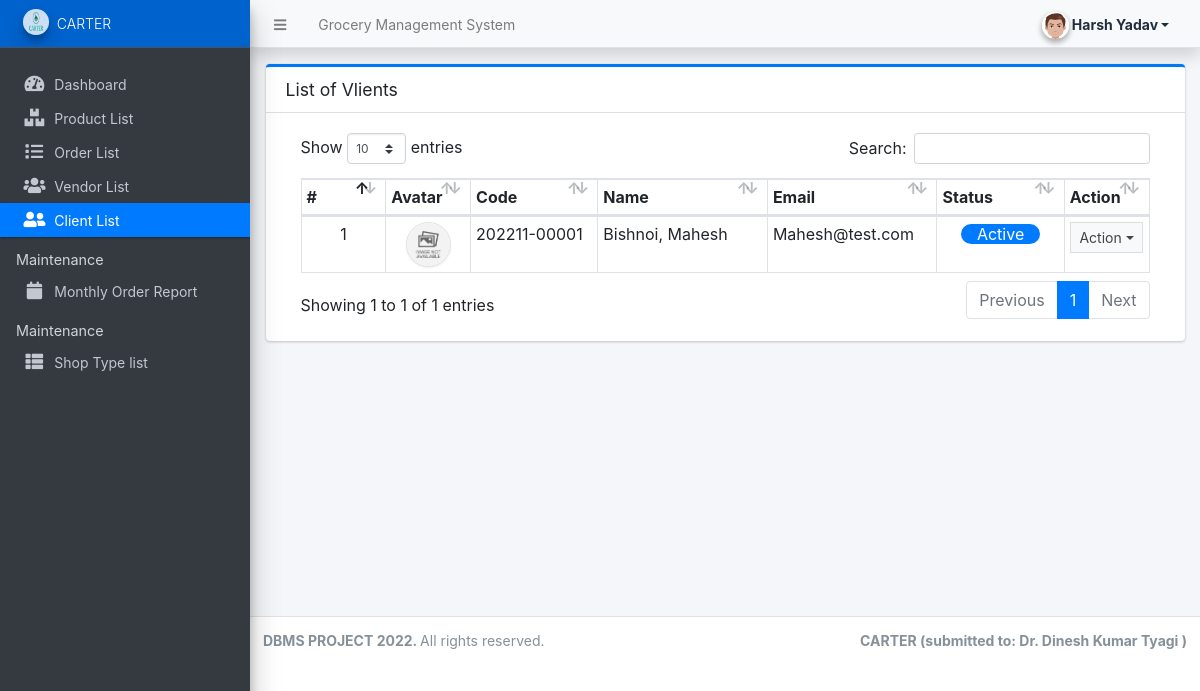
The page /admin/?page=clients (signed in) on the database as committed earlier.
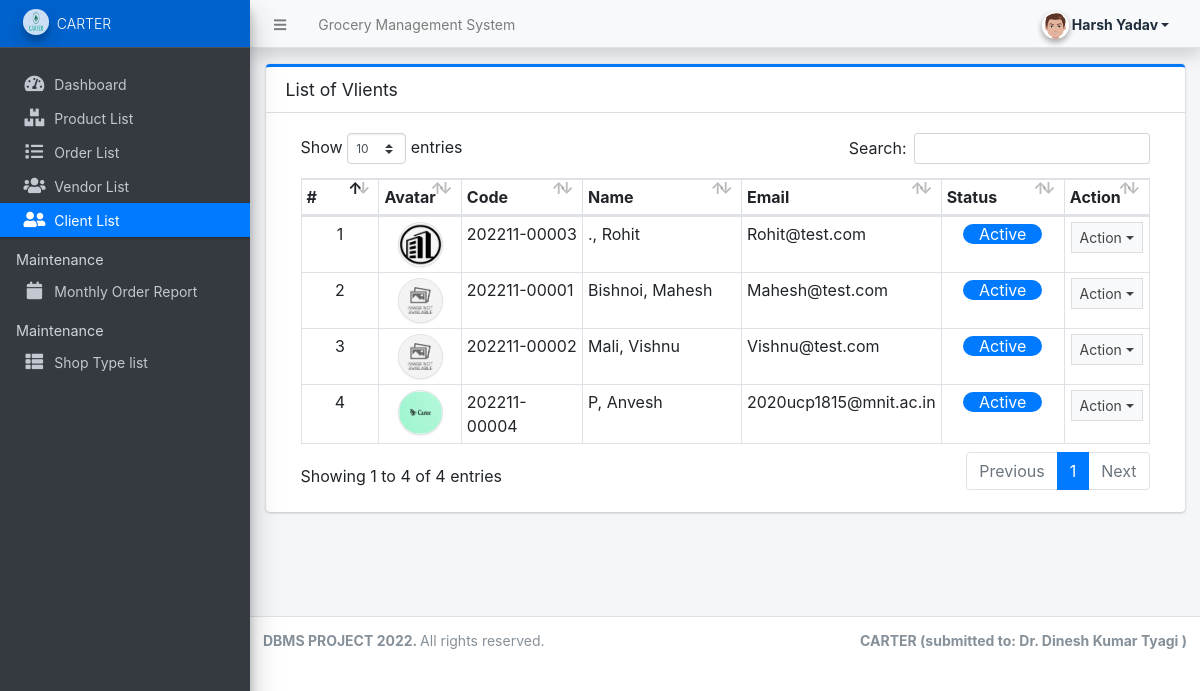
The same page on the database as committed later.
### tables this page shows
CREATE TABLE `client_list` (
  `id` int(30) NOT NULL,
  `code` varchar(100) NOT NULL,
  `firstname` text NOT NULL,
  `middlename` text DEFAULT NULL,
  `lastname` text NOT NULL,
  `gender` text NOT NULL,
  `contact` text NOT NULL,
  `address` text NOT NULL,
  `email` text NOT NULL,
  `password` text NOT NULL,
  `avatar` text DEFAULT NULL,
  `status` tinyint(1) NOT NULL DEFAULT 1,
  `delete_flag` tinyint(1) NOT NULL DEFAULT 0,
  `date_created` datetime NOT NULL DEFAULT current_timestamp(),
  `date_updated` datetime DEFAULT NULL ON UPDATE current_timestamp()
);

### config.php (called while the page is built, shortened)
<?php
function validate_image($file){
    $file = explode("?",$file)[0];
	if(!empty($file)){
		if(is_file(base_app.$file)){
			return base_url.$file;
		}else{
			return base_url.'dist/img/no-image-available.png';
		}
	}else{
		return base_url.'dist/img/no-image-available.png';
	}
}
?>

### admin/clients/index.php (the view, shortened to what this page needs)
<div class="card card-outline card-primary">
	<div class="card-header">
		<h3 class="card-title">List of Vlients</h3>
	</div>
	<div class="card-body">
		<div class="container-fluid">
        <div class="container-fluid">
			<table class="table table-bordered table-stripped">
				<colgroup>
					<col width="10%">
					<col width="10%">
					<col width="15%">
					<col width="20%">
					<col width="20%">
					<col width="15%">
					<col width="10%">
				</colgroup>
				<thead>
					<tr>
						<th>#</th>
						<th>Avatar</th>
						<th>Code</th>
						<th>Name</th>
						<th>Email</th>
						<th>Status</th>
						<th>Action</th>
					</tr>
				</thead>
				<tbody>
					<?php
					$i = 1;
						$qry = $conn->query("SELECT *,CONCAT(lastname, ', ', firstname,' ', COALESCE(middlename)) as `name` from `client_list` where delete_flag = 0 order by CONCAT(lastname, ', ', firstname,' ', COALESCE(middlename)) asc ");
						while($row = $qry->fetch_assoc()):
					?>
						<tr>
							<td class="text-center"><?php echo $i++; ?></td>
							<td class="text-center"><img src="<?php echo validate_image($row['avatar']) ?>" class="img-avatar img-thumbnail p-0 border-2" alt="client_avatar"></td>
							<td><?php echo ($row['code']) ?></td>
							<td><?php echo ucwords($row['name']) ?></td>
							<td><?php echo ucwords($row['email']) ?></td>
							<td class="text-center">
								<?php if($row['status'] == 1): ?>
									<span class="bage badge-primary px-3 rounded-pill">Active</span>
								<?php else: ?>
									<span class="bage badge-danger px-3 rounded-pill">Inactive</span>
								<?php endif; ?>
							</td>
							<td align="center">
								 <button type="button" class="btn btn-flat btn-default btn-sm dropdown-toggle dropdown-icon" data-toggle="dropdown">
				                  		Action
				                  </button>
							</td>
						</tr>
					<?php endwhile; ?>
				</tbody>
			</table>
		</div>
		</div>
	</div>
</div>

Rows that differ between the two databases and show on the page:
added client_list: shows a picture, code "202211-00003", name "., Rohit", email "Rohit@test.com", status "Active"
added client_list: code "202211-00002", name "Mali, Vishnu", email "Vishnu@test.com", status "Active"
added client_list: shows a picture, code "202211-00004", name "P, Anvesh", email "2020ucp1815@mnit.ac.in", status "Active"
Other text that changed with them:
text written by a page script: "Show entries Search: Showing 1 to 1 of 1 entries Previous 1 Next" → "Show entries Search: Showing 1 to 4 of 4 entries Previous 1 Next"
